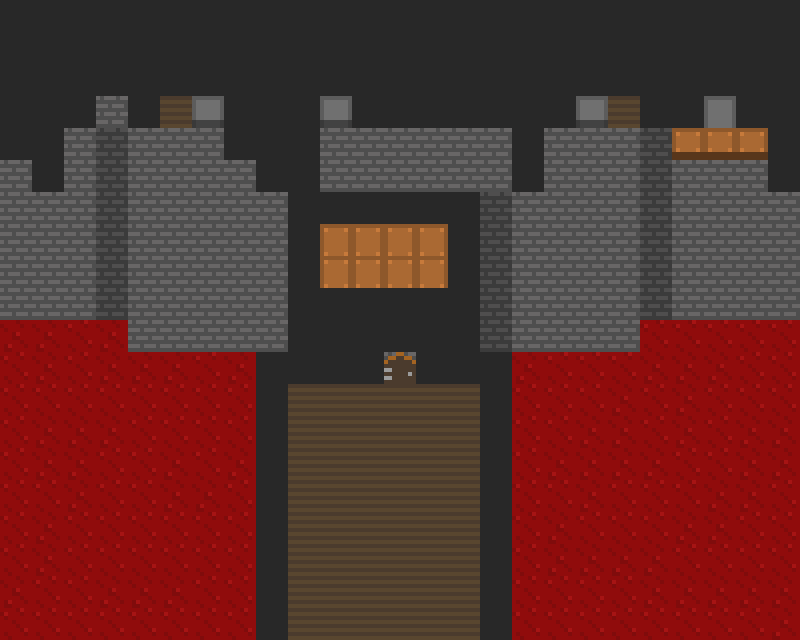

This is a level from a 2D game, rendered from its Tiled map with the project's own tilesets. A one-line summary and the map file follow, with tile-layer data summarised:
An orthogonal 25x20 tile map with 32x32 px tiles, 3 tile layers (ground, detail, collision) and 2 objects (WARP, SPAWN).

<map version="1.0" orientation="orthogonal" width="25" height="20" tilewidth="32" tileheight="32">
 <tileset firstgid="1" name="tiles" tilewidth="32" tileheight="32">
  <image source="../assets/tiles.png" width="512" height="512" />
 </tileset>
 <layer name="ground" width="25" height="20">
  <data>[500 cells, 500 non-empty, 11 distinct tile ids]</data>
 </layer>
 <layer name="detail" width="25" height="20">
  <data>[500 cells, 3 non-empty, 2 distinct tile ids]</data>
 </layer>
 <layer name="collision" width="25" height="20">
  <data>[500 cells, 150 non-empty, 1 distinct tile ids]</data>
 </layer>
 <objectgroup name="objects" width="25" height="20">
  <object type="WARP" x="388" y="357" width="22" height="25">
   <properties>
    <property name="target" value="2.json" />
   </properties>
  </object>
  <object type="SPAWN" x="392" y="389" width="19" height="20" />
 </objectgroup>
</map>